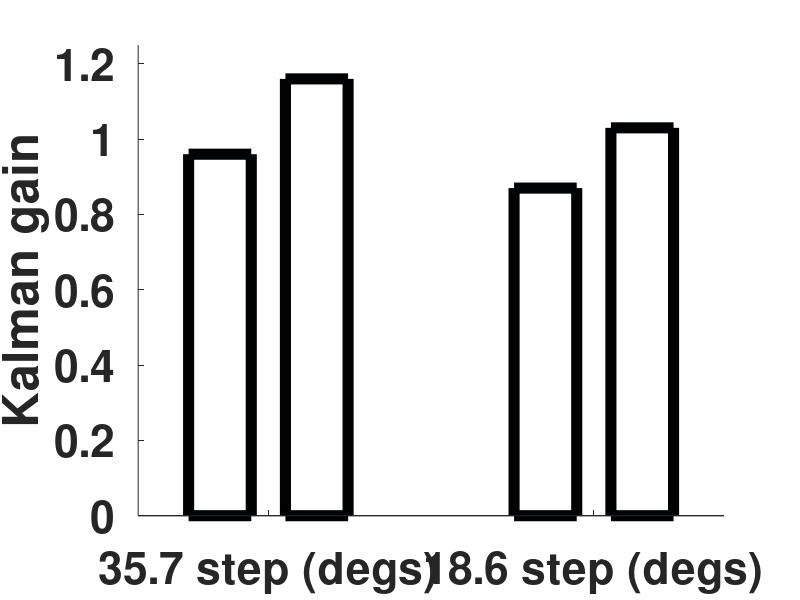

MATLAB code for this plot:
x=[1, 1; 2,2];
Gains = [0.96, 1.16; .87, 1.03];
%error = [0.90; 0.09; 0.11; 0.07; 0.12; 0.05; 0.11; 0.09 ];
% interval_lower= [0.1,0.1; 0.13, 0.1];
% interval_upper= [0.08, 0.1; 0.16, 0.1];
width=0.7;
bar(Gains,width,'FaceColor',[1.0,1.0,1.0],'EdgeColor',[0 .01 .01],'LineWidth',8);
% set('BarWidth',0.8); 
ylabel('Kalman gain');
%xlabel('5% MCA vs 20% MCA vs 2AFC','fontweight', 'bold','fontsize', 32); 
ylim([0,1.25])
Labels = {'35.7 step (degs)', '18.6 step (degs)'};
set(gca, 'XTick', 1:2, 'XTickLabel', Labels, 'fontweight', 'bold','fontsize', 32);
%legend ('Proxmal variance levels from main experiments and 2AFC');
hold on
numgroups=size(Gains,1);
numbars=size(Gains,2);
groupwidth=min(2, numbars/(numbars+2));
%errorbar(x, Gains, interval_lower, interval_upper, 'k','linestyle', 'none','linewidth', 8);
box off



